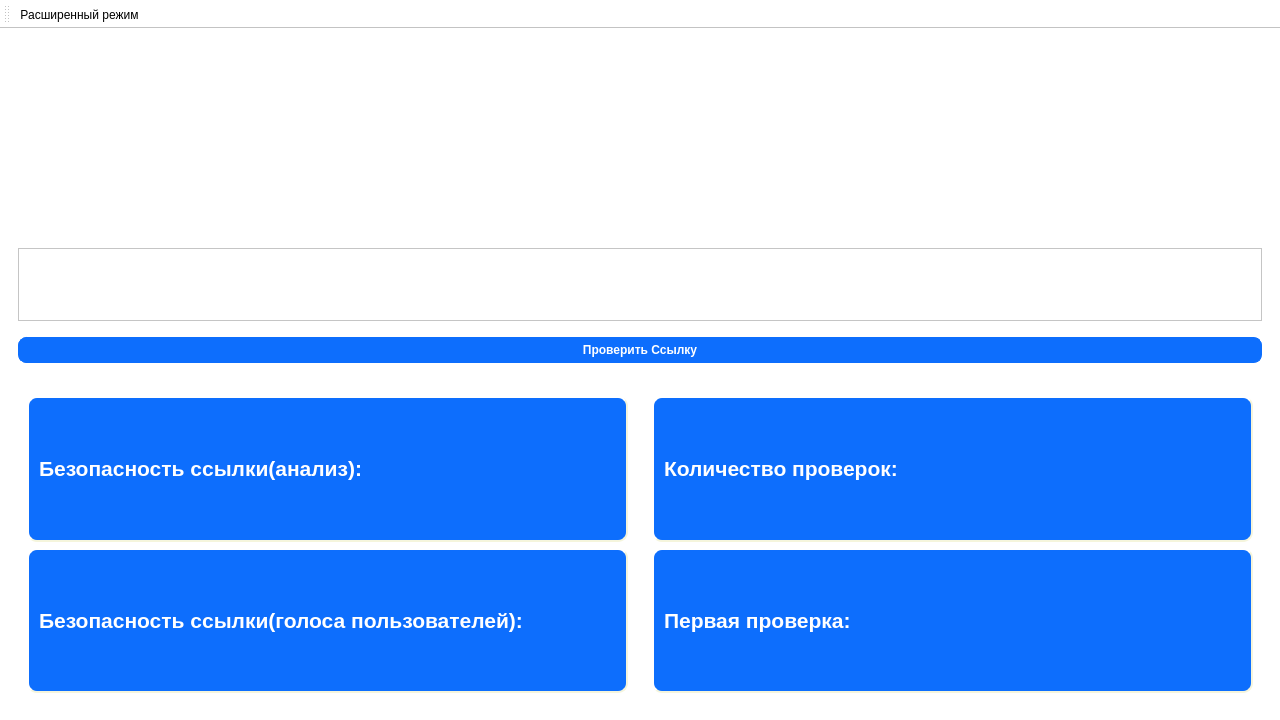
<?xml version="1.0" encoding="UTF-8"?>
<ui version="4.0">
 <class>MainWindow</class>
 <widget class="QMainWindow" name="MainWindow">
  <property name="geometry">
   <rect>
    <x>0</x>
    <y>0</y>
    <width>1280</width>
    <height>720</height>
   </rect>
  </property>
  <property name="minimumSize">
   <size>
    <width>1280</width>
    <height>720</height>
   </size>
  </property>
  <property name="windowTitle">
   <string>MainWindow</string>
  </property>
  <property name="styleSheet">
   <string notr="true">QWidget {
  background-color: #fff;
}
QLabel {
  color: #464d55;
  font-weight: 600;
  qproperty-alignment: AlignCenter;
}
QLabel#heading {
  color: #0f1925;
  font-size: 18px;
  margin-bottom: 10px;
}

QLabel#subheading {
  color: #0f1925;
  font-size: 12px;
  font-weight: normal;
  margin-bottom: 10px;
}
QLineEdit {
  border-radius: 8px;
  border: 1px solid #e0e4e7;
  padding: 5px 15px;
}

QLineEdit:focus {
  border: 1px solid #d0e3ff;
}

QLineEdit::placeholder {
  color: #767e89;
}
QPushButton {
  background-color: #0d6efd;
  color: #fff;
  font-weight: 600;
  border-radius: 8px;
  border: 1px solid #0d6efd;
  padding: 5px 15px;
  margin-top: 10px;
  outline: 0px;
}
QPushButton:hover {
  background-color: #0b5ed7;
  border: 3px solid #9ac3fe;
}
QPushButton:pressed {
  background-color: #052F6B;
}
QPushButton:disabled {
  background-color: #808080;
}</string>
  </property>
  <widget class="QWidget" name="centralwidget">
   <layout class="QVBoxLayout" name="verticalLayout_2" stretch="0">
    <item>
     <widget class="QStackedWidget" name="stackedWidget">
      <property name="sizePolicy">
       <sizepolicy hsizetype="Preferred" vsizetype="Preferred">
        <horstretch>0</horstretch>
        <verstretch>0</verstretch>
       </sizepolicy>
      </property>
      <property name="currentIndex">
       <number>0</number>
      </property>
      <widget class="QWidget" name="page">
       <property name="enabled">
        <bool>true</bool>
       </property>
       <property name="sizePolicy">
        <sizepolicy hsizetype="Preferred" vsizetype="Preferred">
         <horstretch>0</horstretch>
         <verstretch>0</verstretch>
        </sizepolicy>
       </property>
       <layout class="QVBoxLayout" name="verticalLayout_5" stretch="1,1">
        <property name="leftMargin">
         <number>0</number>
        </property>
        <property name="topMargin">
         <number>0</number>
        </property>
        <property name="rightMargin">
         <number>0</number>
        </property>
        <property name="bottomMargin">
         <number>0</number>
        </property>
        <item>
         <widget class="QWidget" name="verticalWidget" native="true">
          <layout class="QVBoxLayout" name="verx" stretch="4,4,3,1">
           <item>
            <spacer name="verticalSpacer">
             <property name="orientation">
              <enum>Qt::Orientation::Vertical</enum>
             </property>
             <property name="sizeHint" stdset="0">
              <size>
               <width>20</width>
               <height>40</height>
              </size>
             </property>
            </spacer>
           </item>
           <item>
            <widget class="QWidget" name="verticalWidget_2" native="true">
             <layout class="QHBoxLayout" name="NameLayout" stretch="4,9,4">
              <item>
               <spacer name="horizontalSpacer_2">
                <property name="orientation">
                 <enum>Qt::Orientation::Horizontal</enum>
                </property>
                <property name="sizeHint" stdset="0">
                 <size>
                  <width>40</width>
                  <height>20</height>
                 </size>
                </property>
               </spacer>
              </item>
              <item>
               <widget class="QLabel" name="label">
                <property name="minimumSize">
                 <size>
                  <width>1</width>
                  <height>1</height>
                 </size>
                </property>
                <property name="text">
                 <string/>
                </property>
                <property name="pixmap">
                 <pixmap resource="../../../../games/webapp/test.qrc">:/newPrefix/плашка с названием.png</pixmap>
                </property>
                <property name="scaledContents">
                 <bool>true</bool>
                </property>
                <property name="alignment">
                 <set>Qt::AlignmentFlag::AlignCenter</set>
                </property>
               </widget>
              </item>
              <item>
               <spacer name="horizontalSpacer">
                <property name="orientation">
                 <enum>Qt::Orientation::Horizontal</enum>
                </property>
                <property name="sizeHint" stdset="0">
                 <size>
                  <width>40</width>
                  <height>20</height>
                 </size>
                </property>
               </spacer>
              </item>
             </layout>
            </widget>
           </item>
           <item>
            <widget class="QTextEdit" name="textEdit"/>
           </item>
           <item>
            <widget class="QPushButton" name="pushButton">
             <property name="text">
              <string>Проверить Ссылку</string>
             </property>
            </widget>
           </item>
          </layout>
         </widget>
        </item>
        <item>
         <widget class="QWidget" name="widget_2" native="true">
          <property name="styleSheet">
           <string notr="true">QLabel {
    background-color: #0d6efd;
	color:#fff;
    border-style: outset;
    border-width: 2px;
    border-radius: 10px;
    border-color: beige;
    font: bold 14px;
    min-width: 10em;
    padding: 6px;
}</string>
          </property>
          <layout class="QHBoxLayout" name="horizontalLayout">
           <item>
            <widget class="QWidget" name="widget" native="true">
             <layout class="QVBoxLayout" name="verticalLayout">
              <item>
               <widget class="QLabel" name="label_4">
                <property name="text">
                 <string>&lt;html&gt;&lt;head/&gt;&lt;body&gt;&lt;p&gt;&lt;span style=&quot; font-size:16pt;&quot;&gt;Безопасность ссылки(анализ):&lt;/span&gt;&lt;/p&gt;&lt;/body&gt;&lt;/html&gt;</string>
                </property>
               </widget>
              </item>
              <item>
               <widget class="QLabel" name="label_2">
                <property name="text">
                 <string>&lt;html&gt;&lt;head/&gt;&lt;body&gt;&lt;p&gt;&lt;span style=&quot; font-size:16pt;&quot;&gt;Безопасность ссылки(голоса пользователей):&lt;/span&gt;&lt;/p&gt;&lt;/body&gt;&lt;/html&gt;</string>
                </property>
               </widget>
              </item>
             </layout>
            </widget>
           </item>
           <item>
            <widget class="QWidget" name="widget_3" native="true">
             <layout class="QVBoxLayout" name="verticalLayout_3">
              <item>
               <widget class="QLabel" name="label_5">
                <property name="text">
                 <string>&lt;html&gt;&lt;head/&gt;&lt;body&gt;&lt;p&gt;&lt;span style=&quot; font-size:16pt;&quot;&gt;Количество проверок:&lt;/span&gt;&lt;/p&gt;&lt;/body&gt;&lt;/html&gt;</string>
                </property>
               </widget>
              </item>
              <item>
               <widget class="QLabel" name="label_7">
                <property name="text">
                 <string>&lt;html&gt;&lt;head/&gt;&lt;body&gt;&lt;p&gt;&lt;span style=&quot; font-size:16pt;&quot;&gt;Первая проверка:&lt;/span&gt;&lt;/p&gt;&lt;/body&gt;&lt;/html&gt;</string>
                </property>
               </widget>
              </item>
             </layout>
            </widget>
           </item>
          </layout>
         </widget>
        </item>
       </layout>
      </widget>
      <widget class="QWidget" name="page_2">
       <layout class="QVBoxLayout" name="verticalLayout_9" stretch="1,1">
        <property name="leftMargin">
         <number>0</number>
        </property>
        <property name="topMargin">
         <number>0</number>
        </property>
        <property name="rightMargin">
         <number>0</number>
        </property>
        <property name="bottomMargin">
         <number>0</number>
        </property>
        <item>
         <widget class="QWidget" name="verticalWidget_3" native="true">
          <layout class="QVBoxLayout" name="verx_2" stretch="4,4,3,1">
           <item>
            <spacer name="verticalSpacer_2">
             <property name="orientation">
              <enum>Qt::Orientation::Vertical</enum>
             </property>
             <property name="sizeHint" stdset="0">
              <size>
               <width>20</width>
               <height>40</height>
              </size>
             </property>
            </spacer>
           </item>
           <item>
            <widget class="QWidget" name="verticalWidget_4" native="true">
             <layout class="QHBoxLayout" name="NameLayout_2" stretch="4,9,4">
              <item>
               <spacer name="horizontalSpacer_3">
                <property name="orientation">
                 <enum>Qt::Orientation::Horizontal</enum>
                </property>
                <property name="sizeHint" stdset="0">
                 <size>
                  <width>40</width>
                  <height>20</height>
                 </size>
                </property>
               </spacer>
              </item>
              <item>
               <widget class="QLabel" name="label_11">
                <property name="minimumSize">
                 <size>
                  <width>1</width>
                  <height>1</height>
                 </size>
                </property>
                <property name="text">
                 <string/>
                </property>
                <property name="pixmap">
                 <pixmap resource="../../../../games/webapp/test.qrc">:/newPrefix/плашка с названием.png</pixmap>
                </property>
                <property name="scaledContents">
                 <bool>true</bool>
                </property>
                <property name="alignment">
                 <set>Qt::AlignmentFlag::AlignCenter</set>
                </property>
               </widget>
              </item>
              <item>
               <spacer name="horizontalSpacer_4">
                <property name="orientation">
                 <enum>Qt::Orientation::Horizontal</enum>
                </property>
                <property name="sizeHint" stdset="0">
                 <size>
                  <width>40</width>
                  <height>20</height>
                 </size>
                </property>
               </spacer>
              </item>
             </layout>
            </widget>
           </item>
           <item>
            <widget class="QTextEdit" name="textEdit_2"/>
           </item>
           <item>
            <widget class="QPushButton" name="pushButton_2">
             <property name="text">
              <string>Проверить Ссылку</string>
             </property>
            </widget>
           </item>
          </layout>
         </widget>
        </item>
        <item>
         <widget class="QWidget" name="widget_5" native="true">
          <property name="styleSheet">
           <string notr="true">QLabel {
    background-color: #0d6efd;
    border-style: outset;
    border-width: 2px;
    border-radius: 10px;
    border-color: beige;
    font: bold 14px;
    min-width: 10em;
    padding: 6px;
}</string>
          </property>
          <layout class="QHBoxLayout" name="horizontalLayout_2">
           <item>
            <widget class="QWidget" name="widget_6" native="true">
             <layout class="QVBoxLayout" name="verticalLayout_6">
              <item>
               <widget class="QLabel" name="label_12">
                <property name="text">
                 <string>TextLabel</string>
                </property>
               </widget>
              </item>
              <item>
               <widget class="QLabel" name="label_13">
                <property name="text">
                 <string>TextLabel</string>
                </property>
               </widget>
              </item>
              <item>
               <widget class="QLabel" name="label_14">
                <property name="text">
                 <string>TextLabel</string>
                </property>
               </widget>
              </item>
             </layout>
            </widget>
           </item>
           <item>
            <widget class="QWidget" name="widget_7" native="true">
             <layout class="QVBoxLayout" name="verticalLayout_7">
              <item>
               <widget class="QLabel" name="label_15">
                <property name="text">
                 <string>TextLabel</string>
                </property>
               </widget>
              </item>
              <item>
               <widget class="QLabel" name="label_16">
                <property name="text">
                 <string>TextLabel</string>
                </property>
               </widget>
              </item>
              <item>
               <widget class="QLabel" name="label_17">
                <property name="text">
                 <string>TextLabel</string>
                </property>
               </widget>
              </item>
             </layout>
            </widget>
           </item>
           <item>
            <widget class="QWidget" name="widget_8" native="true">
             <layout class="QVBoxLayout" name="verticalLayout_8">
              <item>
               <widget class="QLabel" name="label_18">
                <property name="text">
                 <string>TextLabel</string>
                </property>
               </widget>
              </item>
              <item>
               <widget class="QLabel" name="label_19">
                <property name="text">
                 <string>TextLabel</string>
                </property>
               </widget>
              </item>
              <item>
               <widget class="QLabel" name="label_20">
                <property name="text">
                 <string>TextLabel</string>
                </property>
               </widget>
              </item>
             </layout>
            </widget>
           </item>
          </layout>
         </widget>
        </item>
       </layout>
      </widget>
      <widget class="QWidget" name="page_3"/>
     </widget>
    </item>
   </layout>
  </widget>
  <widget class="QToolBar" name="toolBar">
   <property name="windowTitle">
    <string>toolBar</string>
   </property>
   <attribute name="toolBarArea">
    <enum>TopToolBarArea</enum>
   </attribute>
   <attribute name="toolBarBreak">
    <bool>false</bool>
   </attribute>
   <addaction name="Set_extended"/>
  </widget>
  <action name="Set_extended">
   <property name="checkable">
    <bool>true</bool>
   </property>
   <property name="text">
    <string>Расширенный режим</string>
   </property>
   <property name="toolTip">
    <string>Включает расширенный режим</string>
   </property>
   <property name="menuRole">
    <enum>QAction::MenuRole::NoRole</enum>
   </property>
  </action>
 </widget>
 <resources>
  <include location="../../../../games/webapp/test.qrc"/>
 </resources>
 <connections/>
</ui>
